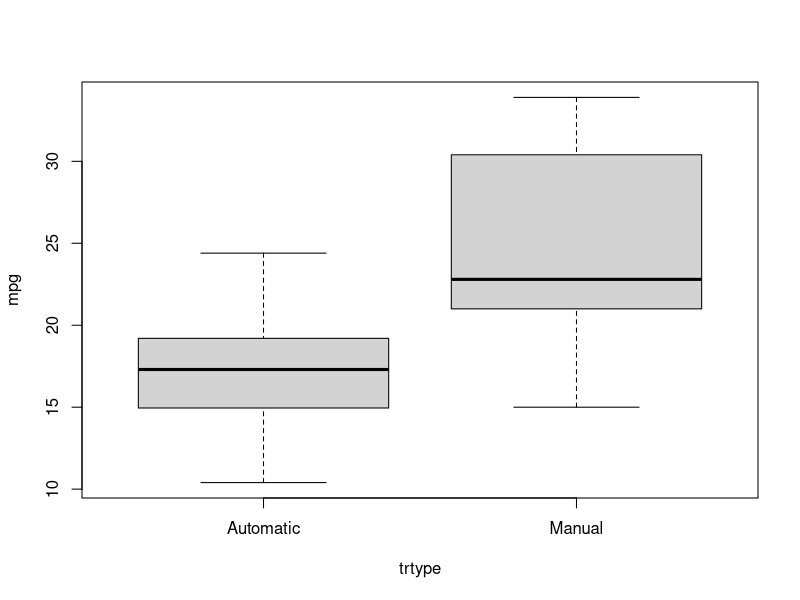
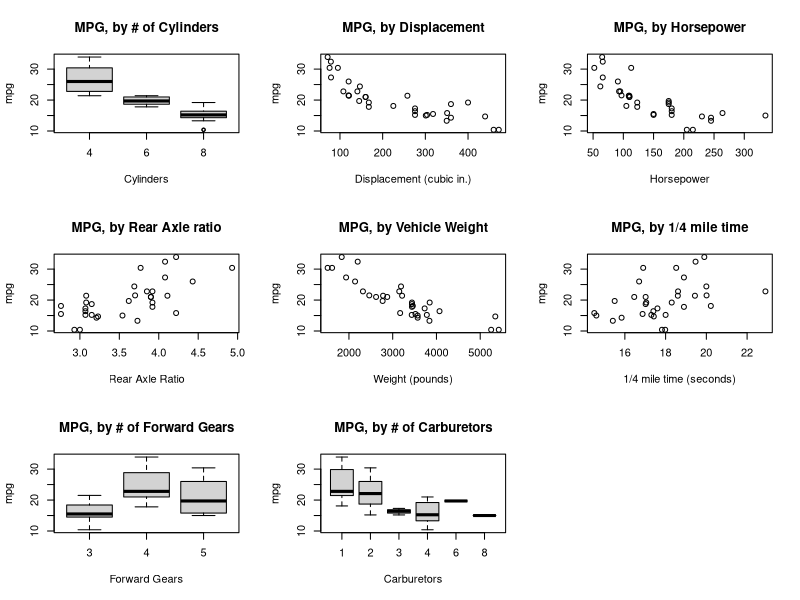

These figures' R source, in order: (Note: this script raises an error after producing the figures.)
## ---- chunk 1
library(knitr)
library(dplyr)
library(ggplot2)
library(stringr)
library(xtable)
library(GGally)
library(car)
library(lmtest)

options(dplyr.max_print = 10)
options(dplyr.min_print =  5)
opts_chunk$set(echo = FALSE, message = FALSE, error = FALSE, warning = FALSE, results = "hide", comment = NA)
## ---- chunk 2
## load and inspect the data 
data(mtcars)
str(mtcars)
glimpse(mtcars)
## ---- chunk 3
mtcars2 <- mtcars %>%
    mutate(trtype = factor(am, labels = c("Automatic", "Manual"))) %>%
    select(-am)

tab <- matrix(table(mtcars2$trtype))
## ---- chunk 4
res <- t.test(mpg ~ trtype, var.equal=FALSE, data = mtcars2)
## ---- chunk 5
mtcars2 <- mtcars2 %>%
    select(-cyl)   ### removing number of cylinders per the above

fit <- lm(mpg ~ I(1 * (trtype == 'Manual')) + disp + drat + wt + qsec + vs + gear + carb + hp, data = mtcars2)
summary(fit)
## ---- chunk 6
vif(fit)
## ---- chunk 7
fit2 <- lm(mpg ~ I(1 * (trtype == 'Manual')) + drat + wt + qsec + vs + gear + carb, data = mtcars2)
summary(fit2)
vif(fit2)
## ---- chunk 8
fit3 <- lm(mpg ~ I(1 * (trtype == 'Manual')) + wt, data = mtcars2)
summary(fit3)
lrtest(fit2,fit3)
## ---- chunk 9
fit4 <- lm(mpg ~ I(1 * (trtype == 'Manual')) + wt + carb + qsec, data = mtcars2)
summary(fit4)
lrtest(fit3,fit4)
lrtest(fit4,fit2)
vif(fit4)
## ---- chunk 10
round(dfbetas(fit4), 3) ### 
round(hatvalues(fit4), 3)
round(cooks.distance(fit4), 3)
round(dffits(fit4), 3)
## ---- chunk 11
mtcars2sub <- mtcars2[-17,]
fit5 <- lm(mpg ~ I(1 * (trtype == 'Manual')) + wt + carb + qsec, data = mtcars2sub)
summary(fit5)
vif(fit5)
## ---- chunk 12
boxplot(mpg ~ trtype, data = mtcars2)
## ---- chunk 13
data(mtcars)
par(mfrow = c(3,3))
boxplot(mpg ~ cyl, main = "MPG, by # of Cylinders", data = mtcars, xlab = "Cylinders")
with(mtcars, plot(disp, mpg, main = "MPG, by Displacement", xlab = "Displacement (cubic in.)"))
with(mtcars, plot(hp, mpg, main = "MPG, by Horsepower", xlab = "Horsepower"))
with(mtcars, plot(drat, mpg, main = "MPG, by Rear Axle ratio", xlab = "Rear Axle Ratio"))
with(mtcars, plot(wt*1000, mpg, main = "MPG, by Vehicle Weight", xlab = "Weight (pounds)"))
with(mtcars, plot(qsec, mpg, main = "MPG, by 1/4 mile time", xlab = "1/4 mile time (seconds)"))
boxplot(mpg ~ gear, main = "MPG, by # of Forward Gears", data = mtcars, xlab = "Forward Gears")
boxplot(mpg ~ carb, main = "MPG, by # of Carburetors", data = mtcars, xlab = "Carburetors")
par(mfrow = c(1,1))
## ---- chunk 14
data(mtcars)
p <- ggpairs(mtcars, columns = 2:11, lower = list(continuous = "smooth"), params = c(method = "loess"))
## ---- chunk 15
par(mfrow = c(2,2))
plot(fit4)
par(mfrow = c(1,1))
## ---- chunk 16
par(mfrow = c(2,2))
plot(fit5)
par(mfrow = c(1,1))
